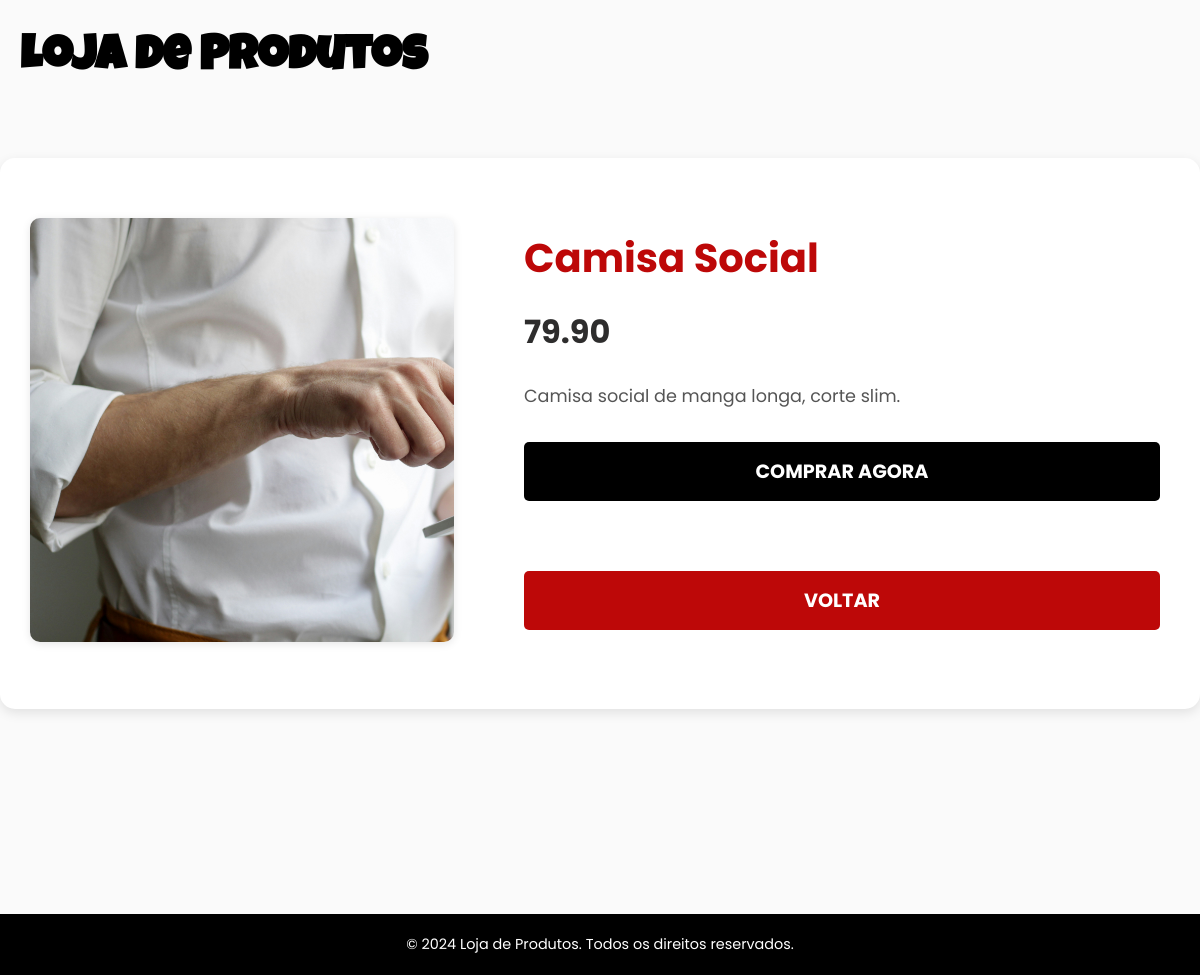
Screenshot of /produto.php?id=7 with the database file from the repository.
### tables this page shows
CREATE TABLE IF NOT EXISTS `produtos` (
  `id` int(11) NOT NULL AUTO_INCREMENT,
  `nome` varchar(100) NOT NULL,
  `descricao` text DEFAULT NULL,
  `preco` decimal(10,2) NOT NULL,
  `estoque` int(11) NOT NULL,
  `categoria` varchar(50) NOT NULL,
  `tamanho` varchar(5) DEFAULT NULL,
  `cor` varchar(30) DEFAULT NULL,
  `marca` varchar(50) DEFAULT NULL,
  `imagem` varchar(100) DEFAULT NULL,
  PRIMARY KEY (`id`)
);

### php/funcoes.php (called while the page is built, shortened)
<?php
function listarId($conn, $tabela, $id) {
    $sql = "SELECT * FROM $tabela WHERE id=:id";
    $stmt = $conn->prepare($sql);
    $stmt->bindParam(':id', $id);
    $stmt->execute();
    return $stmt->fetch(PDO::FETCH_ASSOC);
}
?>

### produto.php (the view, shortened to what this page needs)
<?php
    include "backend/conexao.php";
    include "php/funcoes.php";
    $id = $_GET['id'];
    $produto = listarId($conn, 'produtos', $id);
?>
<!DOCTYPE html>
<html lang="pt-br">
<head>
    <link rel="stylesheet" href="css/produtos.css">
</head>
<body>
    <header>
        <h1>Loja de Produtos</h1>
    </header>
    <main class="product-detail-container">
            <div class="product-image">
                <img class="img" src="img/originais/<?php echo $produto['imagem']; ?>" alt="">
            </div>
            <div class="product-info">
                <h2><?php echo $produto['nome']; ?></h2>
                <p class="price"><?php echo $produto['preco']; ?></p>
                <p><?php echo $produto['descricao']; ?></p>
                <form action="carrinho.php" method="POST">
                    <button class="buy-button" type="submit" name="id_produto" value="<?php echo $produto['id']; ?>">Comprar Agora</button>
                </form>
                <br>
                <br>
                <a href="index.php"><button class="voltar-button">Voltar</button></a>
            </div>
    </main>
<br><br><br><br><br>
    <footer>
        <p>© 2024 Loja de Produtos. Todos os direitos reservados.</p>
    </footer>
</body>
</html>

### css/produtos.css (style rules this page uses)
* { box-sizing: border-box; font-family: 'Poppins', sans-serif; margin: 0; padding: 0; }
:root { --fonte-principal: 'Poppins', sans-serif; --cor-principal: #000000; --cor-secundaria: #2e2d2d; --cor-terciaria: #bd0808; --cor-branca: white; --peso-fonte-normal: 400; --peso-fonte-negrito: 700; }
body { background-color: rgba(243, 243, 243, 0.385); font-family: var(--fonte-principal); }
header { display: flex; justify-content: space-between; align-items: center; padding: 35px 20px; max-width: 1200px; margin: 0 auto; }
header h1 { font-family: 'Luckiest Guy', cursive; font-size: 3rem; color: var(--cor-principal); }
.product-detail-container { display: flex; flex-wrap: wrap; justify-content: space-between; align-items: flex-start; padding: 50px 20px; max-width: 1200px; margin: 40px auto; background-color: var(--cor-branca); border-radius: 15px; box-shadow: 0 4px 12px rgba(0, 0, 0, 0.1); gap: 40px; }
.product-image { flex: 1; max-width: 500px; padding: 10px; }
.product-image img { width: 100%; height: auto; border-radius: 10px; box-shadow: 0 2px 8px rgba(0, 0, 0, 0.1); transition: transform 0.3s ease-in-out; }
.product-info { flex: 1.5; padding: 20px; }
.product-info h2 { font-size: 2.5rem; font-weight: var(--peso-fonte-negrito); color: var(--cor-terciaria); margin-bottom: 15px; }
.product-info .price { font-size: 2rem; color: var(--cor-secundaria); margin-bottom: 20px; font-weight: var(--peso-fonte-negrito); }
.product-info p { font-size: 1.1rem; color: #555; margin-bottom: 30px; line-height: 1.8; }
.buy-button, .voltar-button { display: inline-block; background-color: var(--cor-principal); color: var(--cor-branca); padding: 15px 30px; font-size: 1.2rem; font-weight: var(--peso-fonte-negrito); border: none; border-radius: 5px; cursor: pointer; text-align: center; transition: background-color 0.3s ease, transform 0.3s ease; width: 100%; text-transform: uppercase; }
.voltar-button { background-color: var(--cor-terciaria); margin-top: 20px; }
footer { text-align: center; background-color: var(--cor-principal); color: var(--cor-branca); padding: 20px 0; margin-top: 40px; }
footer p { font-size: 0.9rem; }

### rows the page displays
produtos: imagem (picture), nome "Camisa Social", preco "79.90", descricao "Camisa social de manga longa, corte slim."
